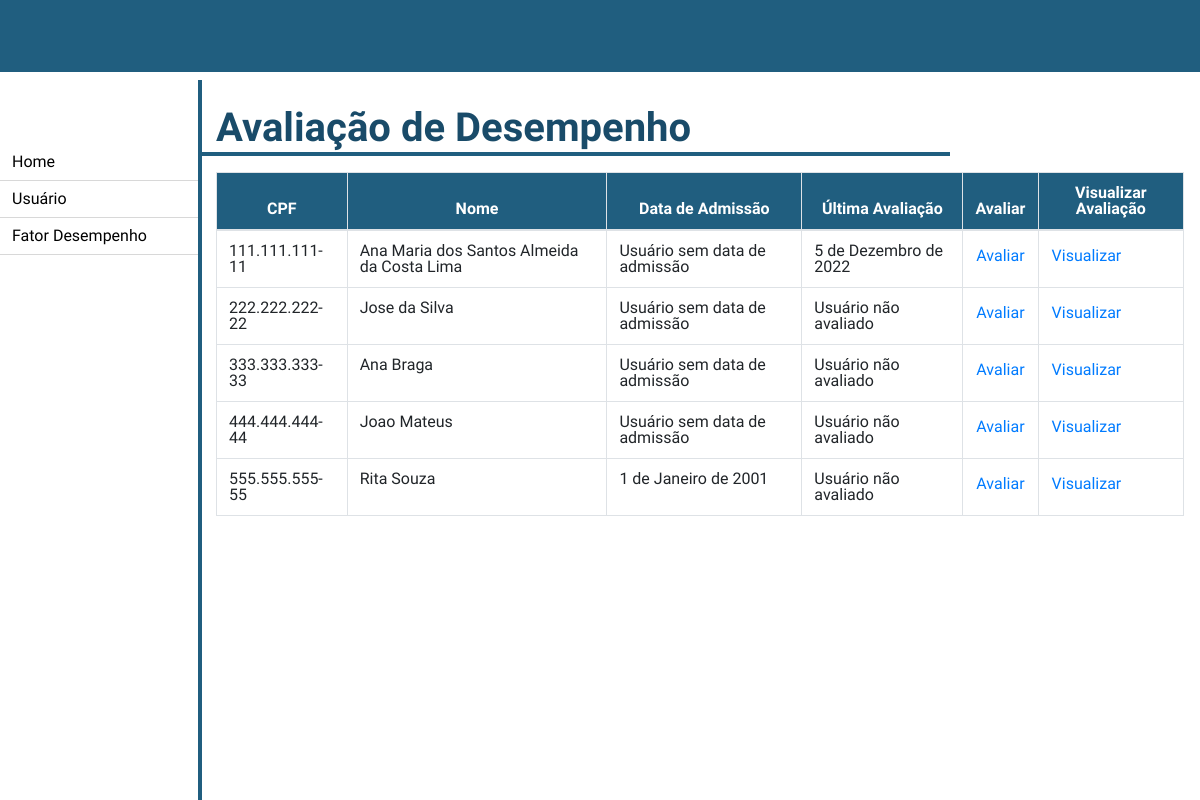
/recursos_humanos/fator_desempenho/, run on the app's committed database.
### recursos_humanos/models.py (models this page shows, shortened)
class Usuario(models.Model):
    FUNCAO = (
        ('presidente', "Presidente"),
        ('diretos', "Diretor"),
        ('gerente', "Gerente"),
        ('chefe', "Chefe"),
        ('colaborador', "Colaborador"),
        ('cedido', "Cedido a outro orgão"),
        ('recursos_humanos', "Recursos Humanos"),
    )
    CLASSE = (
        ('classe1', "Classe 1"),
        ('classe2', "Classe 2"),
        ('classe3', "Classe 3"),
    )
    NIVEL = (
        ('', '----'),
        ('i', "I"),
        ('ii', "II"),
        ('iii', "III"),
        ('iv', "IV"),
        ('v', "V"),
        ('vi', "VI"),
        ('vii', "VII"),
        ('viii', "VIII"),
        ('ix', "IX"),
        ('x', "X"),
        ('xi', "XI"),
        ('xii', "XII"),
    )
    nome = models.CharField(max_length=100, blank=False, null=False)
    senha = models.CharField(max_length=20, blank=False, null=False)
    email = models.EmailField(blank=True, null=False)
    cpf = models.CharField(max_length=14, blank=False, null=False)
    matricula = models.CharField(max_length=8, blank=True, null=True)
    data_criacao_usuario = models.DateField(default=datetime.now, blank=False, null=False)
    data_admissao_usuario = models.DateField(blank=True, null=True)
    data_atualizacao_usuario = models.DateField(blank=True, null=True)
    data_inativacao_usuario = models.DateField(blank=True, null=True)
    data_ultima_avaliacao = models.DateField(blank=True, null=True)
    setor = models.CharField(max_length=50, blank=True)
    cargo = models.CharField(max_length=50, blank=True)
    funcao = models.CharField(max_length=20, choices=FUNCAO)
    classe = models.CharField(max_length=20, choices=CLASSE)
    nivel = models.CharField(max_length=5, choices=NIVEL, blank=True, null=True)
    gerencia = models.ForeignKey('Gerencia', on_delete=models.CASCADE)
    diretoria = models.ForeignKey('Diretoria', on_delete=models.CASCADE)
    efetivo = models.BooleanField(default=False)
    inativo = models.BooleanField(default=False)
    meritos = models.ManyToManyField(FatorDesempenhoMerito, blank=True)
    demeritos = models.ManyToManyField(FatorDesempenhoDemerito, blank=True)
    avaliacoes = models.ManyToManyField(AvaliacaoDesempenho, blank=True)
    class Meta:
        verbose_name = "Usuário"

### recursos_humanos/views.py (the view)
# urls.py: path('fator_desempenho/', views.fator_desempenho, name='fator_desempenho'),
def fator_desempenho(request):
    usuarios = Usuario.objects.all()
    return render(request, "recursos_humanos/fator_desempenho.html", {'usuarios': usuarios})

### templates/recursos_humanos/fator_desempenho.html
{% extends './home.html' %}
{% block 'conteudo' %}
<h1 class="pl-3 my-2 w-75 font-weight-bold">Avaliação de Desempenho</h1>
<form class="form mt-3 mx-3">
    <div class="input-group mb-3">
        <table class="table table-bordered">
            <thead>
                <tr class="tabela--cabecalho text-center font-weight-bold">
                    <th scope="col">CPF</th>
                    <th scope="col">Nome</th>
                    <th scope="col">Data de Admissão</th>
                    <th scope="col">Última Avaliação</th>
                    <th scope="col">Avaliar</th>
                    <th scope="col">Visualizar Avaliação</th>
                </tr>
            </thead>
            <tbody>
                {% for usuario in usuarios %}
                <tr>
                    <td>{{ usuario.cpf }}</th>
                    <td>{{ usuario.nome }}</td>
                    {% if usuario.data_admissao_usuario == None %}
                        <td>Usuário sem data de admissão</td>
                    {% else %}
                        <td>{{ usuario.data_admissao_usuario }}</td>
                    {% endif %}
                    {% if usuario.data_ultima_avaliacao == None %}
                        <td>Usuário não avaliado</td>
                    {% else %}
                        <td>{{ usuario.data_ultima_avaliacao }}</td>
                    {% endif %}
                    <td>
                        <a href="{% url 'avaliar_usuario' usuario.id %}" class="btn btn-link p-0">Avaliar</a>
                    </td>
                    <td>
                        <a href="{% url 'visualizar_avaliacao_usuario' usuario.id %}" class="btn btn-link p-0">Visualizar</a>
                    </td>
                </tr>
                {% endfor %}
            </tbody>
        </table>
    </div>
</form>
{% endblock %}

### locallibrary/static/styles/style.css (style rules this page uses)
html, body, div, span, applet, object, iframe, h1, h2, h3, h4, h5, h6, p, blockquote, pre, a, abbr, acronym, address, big, cite, code, del, dfn, em, img, ins, kbd, q, s, samp, small, strike, strong, sub, sup, tt, var, b, u, i, center, dl, dt, dd, ol, ul, li, fieldset, form, label, legend, table, caption, tbody, tfoot, thead, tr, th, td, article, aside, canvas, details, embed, figure, figcaption, footer, header, hgroup, menu, nav, output, ruby, section, summary, time, mark, audio, video { margin: 0; padding: 0; border: 0; font-size: 100%; vertical-align: baseline; }
body { line-height: 1; font-family: "Rhodium Libre", serif; }
table { border-collapse: collapse; border-spacing: 0; }
h1 { color: #194b69; border-bottom-width: 4px; border-bottom-style: solid; border-bottom-color: #205e7f; font-size: 2.5em; }
.tabela--cabecalho { color: white; background-color: #205e7f; }

### data on the page
Usuario: cpf "111.111.111-11", nome "Ana Maria dos Santos Almeida da Costa Lima", shows "Usuário sem data de admissão", data_ultima_avaliacao "5 de Dezembro de 2022"
Usuario: cpf "222.222.222-22", nome "Jose da Silva", shows "Usuário sem data de admissão", shows "Usuário não avaliado"
Usuario: cpf "333.333.333-33", nome "Ana Braga", shows "Usuário sem data de admissão", shows "Usuário não avaliado"
Usuario: cpf "444.444.444-44", nome "Joao Mateus", shows "Usuário sem data de admissão", shows "Usuário não avaliado"
Usuario: cpf "555.555.555-55", nome "Rita Souza", data_admissao_usuario "1 de Janeiro de 2001", shows "Usuário não avaliado"
